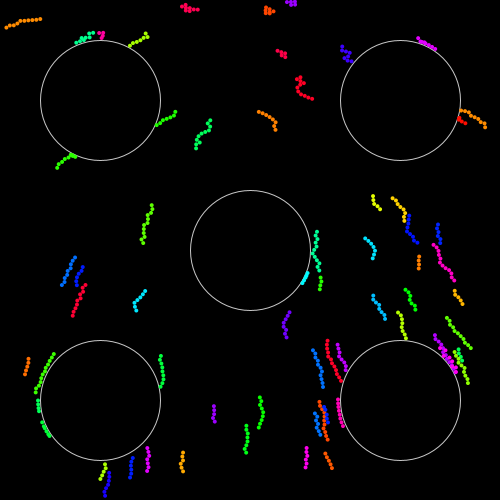
Frame 1 (no input)
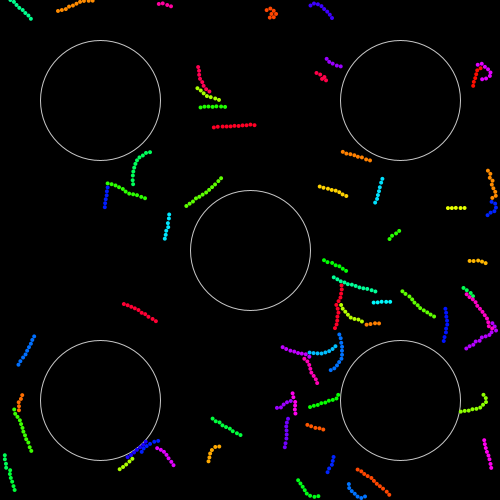
Frame 60 (the mouse pressed at the canvas centre just before this capture)
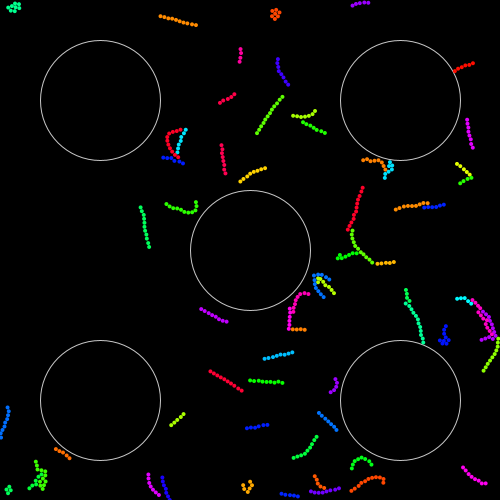
Frame 120 (the mouse held since frame 60 and released just before this capture)

The Processing sketch that drew these frames (run headless with seeded random() and noise(); from frame 60 on, the mouse is pressed at the canvas centre):

// Processing sketch: processing_62848
// ── processing_62848.pde

tete[] tetes;
encombrement[] encombrants;
bidule[] bidules;

void setup(){
  size(500,500);colorMode(HSB);noStroke();
  encombrants = new encombrement[0];
  tetes = new tete[0];
  for(int a=0;a<64;a++){
    new tete();
  }
  bidules = new bidule[0];
  new bidule(100,100,120);
  new bidule(100,400,120);
  new bidule(250,250,120);
  new bidule(400,100,120);
  new bidule(400,400,120);
}

void draw(){ 
  background(0);noFill(); stroke(200);
  for(int a=0;a<bidules.length;a++){
    bidules[a].dessine();
  }
  noStroke();
 for(int a=0;a<tetes.length;a++){
   tetes[a].dessine();
 }
}

class tete{
  partie suivante;encombrement moi;color c;
  float x,y,an,v, enervement=0.2;
  tete(){
    moi = new encombrement();
    c = color(random(255),255,255);
    x=random(width);y=random(height);an=random(TWO_PI);v=random(1.5,1.9);
    suivante = new partie(floor(random(3,12)));
    tetes = (tete[]) append (tetes, this);
  } 
  void dessine(){
    fill(c);
    x+=cos(an)*v;y+=sin(an)*v;
    an+=random(-0.04,0.04);if(random(100)<1){an+=random(-1.5,1.5);}
    if(x<0){x=0;enervement+=0.2;enervement*=2;an+=random(-enervement,enervement);}
    if(y<0){y=0;enervement+=0.2;enervement*=2;an+=random(-enervement,enervement);}
    if(x>width){x=width;enervement+=0.2;enervement*=2;an+=random(-enervement,enervement);}
    if(y>height){y=height;enervement+=0.2;enervement*=2;an+=random(-enervement,enervement);}
    enervement = constrain(enervement*0.9, 0.01,PI);
    moi.x=x;moi.y=y;
    for(int a=0;a<bidules.length;a++){
      bidule b = bidules[a];
      float d=dist(x,y,b.x,b.y);
      float dd=(b.r+4)/2;
      if(d<dd){
        x=b.x+((x-b.x)/d)*dd;
        y=b.y+((y-b.y)/d)*dd;
        enervement+=0.2;enervement*=2;an+=random(-enervement,enervement);
      }
    }
    for(int a=0;a<encombrants.length;a++){
      encombrement e = encombrants[a];
      if(e!=moi){
        float d=dist(x,y,e.x, e.y);
        if(d<4){
          
          x=e.x+((x-e.x)/d)*4;
          y=e.y+((y-e.y)/d)*4;
        }
      }
    }
    ellipse(x,y,4,4);
    suivante.dessine(x,y);
  }
}

class partie{
  partie suivante;encombrement moi;
  float an, x,y;
  partie(int n){
    moi = new encombrement();
    n--;x=random(width);random(height);
    if(n>0){
   suivante = new partie(n);
    }
  } 
  void dessine(float _x, float _y){
    an= atan2(y-_y, x-_x);an+=random(-0.1,0.1);
    x =_x+cos(an)*4;y =_y+sin(an)*4;
    if(suivante!=null){
      suivante.dessine(x,y);
    }
    moi.x=x;moi.y=y;
    for(int a=0;a<encombrants.length;a++){
      encombrement e = encombrants[a];
      if(e!=moi){
        float d=dist(x,y,e.x, e.y);
        if(d<3){
          x=e.x+((x-e.x)/d)*3;
          y=e.y+((y-e.y)/d)*3;
        }
      }
    }
    for(int a=0;a<bidules.length;a++){
      bidule b = bidules[a];
      float d=dist(x,y,b.x,b.y);
      float dd=(b.r+4)/2;
      if(d<dd){
        x=b.x+((x-b.x)/d)*dd;
        y=b.y+((y-b.y)/d)*dd;
      }
    }
    ellipse(x,y,4,4);
  }
}

class encombrement{
  float x,y;
  encombrement(){  
    encombrants = (encombrement[]) append(encombrants, this);
  }
}

class bidule{
  float x,y,r;
  bidule(float _x, float _y, float _r){
    x=_x;y=_y;r=_r;
    bidules = (bidule[]) append(bidules, this);
  }
  void dessine(){
    ellipse(x,y,r,r);
  }
}

void mouseReleased(){
  for(int a=0;a<tetes.length;a++){
    tetes[a].an=atan2(mouseY-tetes[a].y, mouseX-tetes[a].x);
  } 
}
